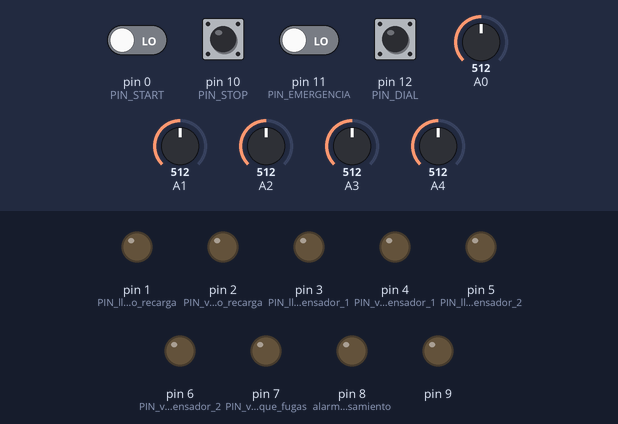
A sketch run on a simulated Arduino Uno, built with avr-gcc and run on an emulated ATmega328P. Shown: output pins drawn as LEDs (lit = HIGH). The test bench sets the inputs (shaded band); at power-on: pin 10 (PIN_STOP), pin 12 (PIN_DIAL) HIGH, pin 0 (PIN_START), pin 11 (PIN_EMERGENCIA) LOW, A0 = 512, A1 = 512, A2 = 512, A3 = 512, A4 = 512. Random numbers use the default seed unless the sketch sets one.

Above: at 1.2 s.
1.3 s: pin 11 (PIN_EMERGENCIA) driven HIGH
At 1.8 s:
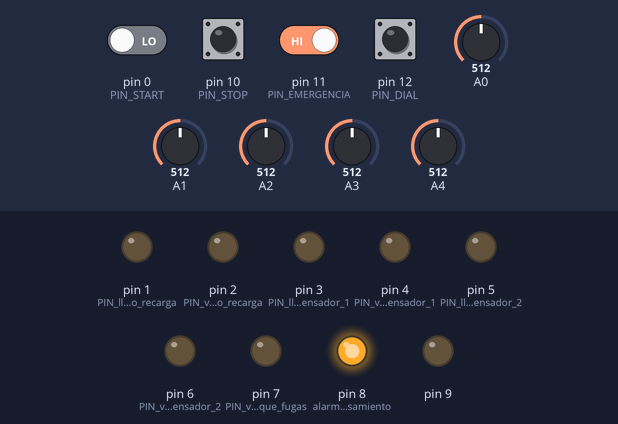
2.8 s: pin 0 (PIN_START) driven HIGH and pin 11 (PIN_EMERGENCIA) driven LOW
At 3.1 s:
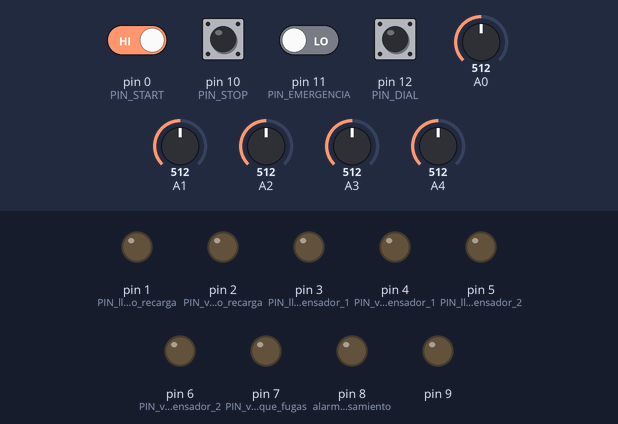
4.3 s: pin 10 (PIN_STOP) pulled LOW for 0.15 s
At 4.37 s:
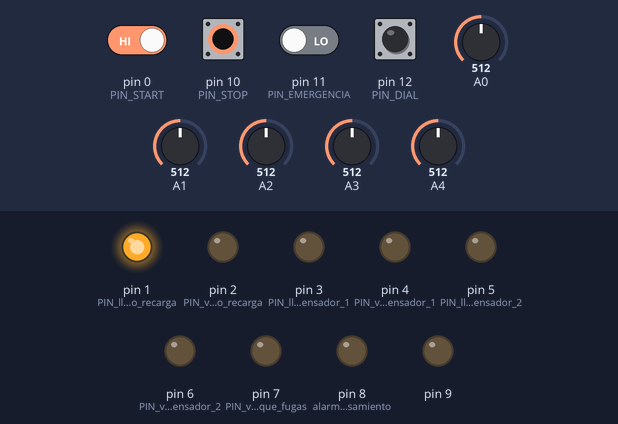
Timing chart, 0 to 7.3 s (numbered marks = the images above; inputs shaded):
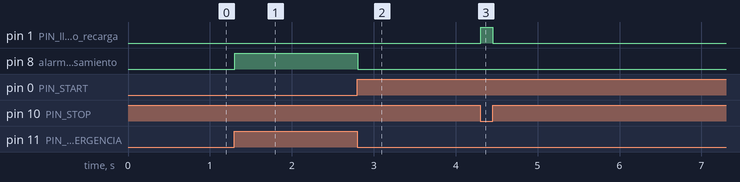

Measured:
- after the input at 1.3 s, pin 8 (alarma_rebosamiento): LOW → HIGH at once
- after the input at 2.8 s, pin 8 (alarma_rebosamiento): HIGH → LOW at once
- after the input at 4.3 s, pin 1 (PIN_llenado_recarga): LOW → HIGH at once, → LOW 0.15 s later

The sketch:

Controladora.ino
```cpp
#include "Controladora.h"
#include "Deposito.h"

//Asociación de pines de entradas y salidas//

void setup () {
  pinMode (alarma_rebosamiento, OUTPUT);
  pinMode (PIN_START, INPUT);
  pinMode (PIN_STOP, INPUT);
  pinMode (PIN_EMERGENCIA, INPUT);
  pinMode (PIN_DIAL, INPUT);
}


//Tanques declarados a partir de la clase deposito//

Deposito tanque_retorno (PIN_vaciado_dispensador_1, PIN_llenado_recarga, 10000, 10000, 10000, 0, 0, 0, 0, 0, &tanque_retorno, 0);

Deposito dispensador_1 (PIN_llenado_dispensador_1, PIN_vaciado_dispensador_1, sensor_vol_dispensador_1, volumen_ventas_limite,
volumen_ventas_seguridad, volumen_ventas_max, volumen_ventas_min, t_prox_venta_max, t_prox_venta_min, 0, &tanque_retorno, 0);

Deposito dispensador_2 (PIN_llenado_dispensador_2, PIN_vaciado_dispensador_2, sensor_vol_dispensador_2, volumen_ventas_limite,
volumen_ventas_seguridad, volumen_ventas_max, volumen_ventas_min, t_prox_venta_max, t_prox_venta_min, 0, &tanque_retorno, 0);

Deposito tanque_almacenamiento (222, 222, sensor_vol_almacenamiento, volumen_almacenamiento_limite, volumen_almacenamiento_seguridad, 0, 0, 0, 0, 1, &dispensador_1, 0);

Deposito tanque_recarga (PIN_llenado_recarga, PIN_vaciado_recarga, sensor_vol_recarga, volumen_recarga_limite, volumen_recarga_seguridad,
volumen_recarga_max, volumen_recarga_min, t_prox_recarga_max, t_prox_recarga_min, 1, &tanque_almacenamiento, 0);

Deposito tanque_fugas (caudal_fuga, PIN_vaciado_tanque_fugas, sensor_vol_fugas, volumen_fugas_limite, volumen_fugas_seguridad, 0, 0, 0, 0, 1, &tanque_almacenamiento, 1);


//Bucle principal donde se irán recorriendo los valores de los sensores y se ejecutaran las llamadas a las funciones pertinentes//

void loop () {

  start = digitalRead (PIN_START);
  stop_ = digitalRead (PIN_STOP);
  seta_emergencia = digitalRead (PIN_EMERGENCIA);
  dial = digitalRead (PIN_DIAL);

  tanque_recarga.get_volumen();
  tanque_almacenamiento.get_volumen();
  dispensador_1.get_volumen();
  dispensador_2.get_volumen();
  tanque_retorno.get_volumen();
  tanque_fugas.get_volumen();

  if (seta_emergencia == HIGH) {
    estado_actual = EMERGENCIA;
  }

  if (estado_actual == PAUSA) {
    tanque_recarga.cerrar_valvula_llenado();
    tanque_recarga.cerrar_valvula_vaciado();
    dispensador_1.cerrar_valvula_llenado();
    dispensador_1.cerrar_valvula_vaciado();
    dispensador_2.cerrar_valvula_llenado();
    dispensador_2.cerrar_valvula_vaciado();
    if ((stop_ == LOW) && (seta_emergencia == LOW) && (start == HIGH)) {
      estado_actual = FUNC_NORMAL;
    }
  }

  if (estado_actual == FUNC_NORMAL) {
    if (stop_ == HIGH) {
      estado_actual = PAUSA;
    }
    estado_recarga = tanque_recarga.actualizar_estado(tSimulacion, seta_emergencia, 0);
    estado_disp_1 = dispensador_1.actualizar_estado(tSimulacion, seta_emergencia, 0);
    estado_disp_2 = dispensador_2.actualizar_estado(tSimulacion, seta_emergencia, 0);
    estado_fugas = tanque_fugas.actualizar_estado(tSimulacion, seta_emergencia, 0);
    if ((estado_recarga == true) || (estado_disp_1 == true) || (estado_disp_2 == true) || (estado_fugas == true)) {
      estado_actual = EMERGENCIA;
    }
  }

  if (estado_actual == EMERGENCIA) {
    digitalWrite (alarma_rebosamiento, HIGH);
    tanque_recarga.actualizar_estado(tSimulacion, HIGH, 0);
    dispensador_1.actualizar_estado(tSimulacion, HIGH, 0);
    dispensador_2.actualizar_estado(tSimulacion, HIGH, 0);
    tanque_fugas.actualizar_estado(tSimulacion, HIGH, 0);
    if ((seta_emergencia == LOW) && (start == HIGH)) {
      estado_actual = LLEVAR_COND_INIC;
    }
  }

  if (estado_actual == LLEVAR_COND_INIC) {
    digitalWrite (alarma_rebosamiento, LOW);
    tanque_recarga.actualizar_estado(tSimulacion, seta_emergencia, 0);
    tanque_recarga.cerrar_valvula_llenado();
    dispensador_1.actualizar_estado(tSimulacion, seta_emergencia, 0);
    dispensador_2.actualizar_estado(tSimulacion, seta_emergencia, 0);
    tanque_fugas.actualizar_estado(tSimulacion, seta_emergencia, 0);
    if (((tanque_recarga.get_volumen() <= 0) && (tanque_almacenamiento.get_volumen() <= 0) && (dispensador_1.get_volumen() <= 0) &&
    (dispensador_2.get_volumen() <= 0) && (dial == 0)) || ((dial == 1) && (start == HIGH))) {
       tanque_recarga.actualizar_estado(tSimulacion, seta_emergencia, 1);
      dispensador_1.actualizar_estado(tSimulacion, seta_emergencia, 1);
      dispensador_2.actualizar_estado(tSimulacion, seta_emergencia, 1);
      tanque_fugas.actualizar_estado(tSimulacion, seta_emergencia, 1);
      estado_actual = FUNC_NORMAL;
    }
  }

  //Incrementamos tiempos de simulación//

  tSimulacion = millis();
  tSimulacion = tSimulacion/1000;
}
```

Controladora.h
```cpp
//Declaración de variables//

//Variables asociadas a las entradas y salidas analógicas del arduino, encargadas de las lectura de los sensores//

#define sensor_vol_recarga A0                                                                                      //Sensor de volumen (báscula) asociado al tanque de recarga//
#define sensor_vol_almacenamiento A1                                                                               //Sensor de volumen (báscula) asociado al tanque de descarga//
#define sensor_vol_dispensador_1 A2                                                                                //Sensor de volumen (báscula) asociado al dispensador 1//
#define sensor_vol_dispensador_2 A3                                                                                //Sensor de volumen (báscula) asociado al dispensador 2//
#define sensor_vol_fugas A4                                                                                        //Sensor de volumen (báscula) asociado al tanque de fugas//

//Variables asociadas a las salidas digitales del arduino y las PINes de apertura y cierre de válvulas, así como las señales de emergencia//

#define PIN_llenado_recarga 1                                                                                      //Señal que ordena el llenado del tanque de recarga//
#define PIN_vaciado_recarga 2                                                                                      //Señal que ordena el vaciado del tanque de recarga en el tanque principal//
#define PIN_llenado_dispensador_1 3                                                                                //Señal que ordena el llenado del dispensador 1//
#define PIN_vaciado_dispensador_1 4                                                                                //Señal que ordena el vaciado del dispensador 1//
#define PIN_llenado_dispensador_2 5                                                                                //Señal que ordena el llenado del dispensador 2//
#define PIN_vaciado_dispensador_2 6                                                                                //Señal que ordena el vaciado del dispensador 2//
#define caudal_fuga 9                                                                                              //Salida analógica que del caudal que se está fugando//
#define PIN_vaciado_tanque_fugas 7                                                                                 //Señal que ordena el vaciado del tanque de fugas//

//Variables que definen los límites de los depositos//

float volumen_recarga_limite = 20;                                                                                 //Valor máximo de volumen del tanque de recarga//
float volumen_recarga_seguridad = 18;                                                                              //Valor de seguridad de volumen del tanque de recarga//
float volumen_almacenamiento_limite = 150;                                                                         //Valor máximo de volumen del tanque de almacenamiento//
float volumen_almacenamiento_seguridad = 100;                                                                      //Valor de seguridad de volumen del tanque de almacenamiento//
float volumen_ventas_limite = 1.5;                                                                                 //Valor máximo de volumen de los dispensadores//
float volumen_ventas_seguridad = 1.2;                                                                              //Valor de seguridad de volumen de los dispensadores//
float volumen_fugas_limite = 1.5;                                                                                  //Valor máximo de volumen del tanque de fugas//
float volumen_fugas_seguridad = 1.2;                                                                               //Valor de seguridad de volumen del tanque de fugas//

//Variables que definen los límites de cada una de las distribuciones aleatorias que se usarán a lo largo del código//

#define volumen_recarga_min 100                                                                                    //Valor mínimo del volumen de descarga para su distribución aleatoria//
#define volumen_recarga_max 1600                                                                                   //Valor máximo del volumen de descarga para su distribución aleatoria//
#define volumen_ventas_min 10                                                                                      //Valor mínimo del volumen de ventas para su distribución aleatoria//
#define volumen_ventas_max 100                                                                                     //Valor máximo del volumen de ventas para su distribución aleatoria//
#define t_prox_recarga_min 25000                                                                                   //Valor mínimo del tiempo de la próxima descarga para su distribución aleatoria//
#define t_prox_recarga_max 50000                                                                                   //Valor máximo del tiempo de la próxima descarga para su distribución aleatoria//
#define t_prox_venta_min 13000                                                                                     //Valor mínimo del tiempo de la próxima ventas para su distribución aleatoria//
#define t_prox_venta_max 20000                                                                                     //Valor máximo del tiempo de la próxima ventas para su distribución aleatoria//

//Variables temporales que influyen en la simulación de los eventos aleatorios//

bool estado_recarga;
bool estado_disp_1;
bool estado_disp_2;
bool estado_fugas;
long tSimulacion = 0;                                                                                               //Tiempo de la simulación//

//Variables de la máquina de estados de la controladora y del panel de control//

#define FUNC_NORMAL 0
#define PAUSA 1
#define EMERGENCIA 2
#define LLEVAR_COND_INIC 3
int estado_actual = FUNC_NORMAL;

#define alarma_rebosamiento 8                                                                                      //Señal de alarma en caso de rebosamiento//
#define PIN_START 0                                                                                                //Botón START//
#define PIN_STOP 10                                                                                                //Botón STOP/
#define PIN_EMERGENCIA 11                                                                                          //Reset de la planta//
#define PIN_DIAL 12                                                                                                //Posición del dial (0->automático, 1->manual)//
int start;                                                                                                         //Señal de START//
int stop_;                                                                                                         //Señal de STOP/
int seta_emergencia;                                                                                               //Señal de reset//
int dial;                                                                                                          //Señal que recoge la posición del dial (0->automático, 1->manual)//
```

Deposito.h
```cpp
#include "Arduino.h"

class Deposito {

  private:

  //Atributos estáticos//
  bool recarga_o_descarga;                  //Variable que nos indica si, a la hora de simular, nos interesa si el deposito se recarga o descarga agua en el siguiente//
  bool es_fugas ;                           //Parámetro que nos indicará si el tanque es el de fugas (1)//
  int PIN_llenado_tanque;                   //Señal que recoge la válvula de llenado//
  int PIN_vaciado_tanque;                   //Señal que recoge la válvula de llenado//
  int puerto_sensor_vol;                    //Señal que da el valor del sensor de volumen del propio deposito//
  Deposito *deposito_sig;                   //Puntero que apunta al deposito siguiente con objetivo de obtener el permiso para realizar una descarga//
  //Atributos de simulación//
  float capacidad_maxima;                   //Límite máximo que puede alcanzar el deposito//
  float vol_max_seguridad;                  //Límite hasta el cual se podrá llenar el deposito sin llegar al umbral máximo//
  float volumen_descarga_max;               //Límites de la simulación//
  float volumen_descarga_min;               //Límites de la simulación//
  float t_prox_descarga_max;                //Límites de la simulación//
  float t_prox_descarga_min;                //Límites de la simulación//
  //Atributos de estado//
  int estado_actual;                        //Recoge el estado en el que se encuentra el deposito//
  float volumen;                            //Señal que almacena el valor de volumen del deposito//
  float caudal;                             //En caso de que el tanque sea el de fugas, esta variable guardará cuanto fugará//
  float vol_prox_mov;                       //Cantidad de agua que descargará el deposito cuando la simulación lo diga//
  float t_prox_mov;                         //Tiempo en el que se realizará el próximo movimiento del tanque//

  public:

  //Constructor de la clase deposito//

  Deposito (int _PIN_llenado_tanque, int _PIN_vaciado_tanque, int _puerto_sensor_vol, float _capacidad_maxima, float _vol_max_seguridad, float _volumen_descarga_max,
  float _volumen_descarga_min, float _t_prox_descarga_max, float _t_prox_descarga_min, bool _recarga_o_descarga, Deposito *deposito_sig, bool _es_fugas);

  //Método que comprueba el estado del deposito//

  bool actualizar_estado (int tSimulacion, int alarma, int volver_a_empezar);

  //Método que abre la válvula de llenado//

  void abrir_valvula_llenado ();

  //Método que abre la válvula de vaciado//

  void abrir_valvula_vaciado ();

  //Método que cierra la válvula de llenado//

  void cerrar_valvula_llenado ();

  //Método que cierra la válvula de vaciado//

  void cerrar_valvula_vaciado ();

  //Método que generará valores aleatorios de volumen a las variables de la simulación//

  void nuevo_vol_descarga ();

  //Método que generará valores aleatorios de tiempo a las variables de la simulación//

  void nuevo_t_prox_mov ();

  //Método que nos permite ver si el tanque está listo para que se realice una descarga en él//

  int ready_to_receive (int vol_prox_mov);

  //Método que nos permite saber el volumen del tanque en todo momento//

  float get_volumen ();

  //Método que convierte la señal recibida por los sensores a volumen//

  float conversion_volumen ();

  //Método genera un caudal para las fugas//

  void genera_caudal ();

};
```

Deposito_sim.h
```cpp
#include "Arduino.h"

class Deposito_sim {

  private:

  //Atributos estáticos//
  int valvula_llenado_tanque;                    //Señal que recoge el estado de la válvula de llenado//
  int valvula_vaciado_tanque;                    //Señal que recoge el estado de la válvula de vaciado//
  int sensor_vol;                                //Señal que representa el sensor de volumen del tanque//
  int activo_o_pasivo;                           //Si 0 -> el tanque es pasivo, si 1 -> el tanque es activo//
  bool es_fugas;                                 //Variable que nos indica si el tanque es el de fugas (1)//
  Deposito_sim *deposito_ant;                    //Puntero que señala al tanque anterior con motivo de saber si tiene agua o no//
  //Atributos de simulación//
  float limite_tanque;                           //Volumen límite que puede almacenar el tanque
  float caudal_entrada_max;                      //Caudal de entrada máximo//
  float caudal_salida_max;                       //Caudal de salida mínimo//
  //Atributos de estado//
  float caudal;                                  //Variable que almacena el caudal que entra en el tanque de fugas//
  float incremento;                              //Variable que almacena cuanto se incrementará el volumen del tanque en ese ciclo//
  float decremento;                              //Variable que almacena cuanto se decrementará el volumen del tanque en ese ciclo//

  public:

  float volumen;                                 //Variable que almacena el valor de volumen del tanque//

  //Constructor de la clase Deposito_sim//

  Deposito_sim (int _valvula_llenado_tanque, int _valvula_vaciado_tanque, int _sensor_vol, float _caudal_entrada_max,
  float _caudal_salida_max, float vol_ini, float _limite_tanque, int _activo_o_pasivo, Deposito_sim *deposito_ant, bool _es_fugas);

  //Método que actualiza el valor de volumen del tanque//

  void actualizar_volumen (float t_ciclo);

  //Método que incrementa el valor de volumen del tanque//

  void incrementar_volumen (float cantidad_deseada);

  //Método que disminuye el valor de volumen del tanque//

  void disminuir_volumen (float cantidad_deseada);

  //Método que nos da el incremento de un tanque//

  float get_incremento();

  //Método que nos da el decremento de un tanque//

  float get_decremento();

  //Método que escribe el valor de volumen en el sensor//

  void sobrescribir_sensor ();

  //Método de conversión que transforma el volumen en una señal que se envía a tavés de los pines//

  float conversion_volumen ();

};
```

Source omitted: Deposito.cpp (9188 bytes), Deposito_sim.cpp (3359 bytes)
